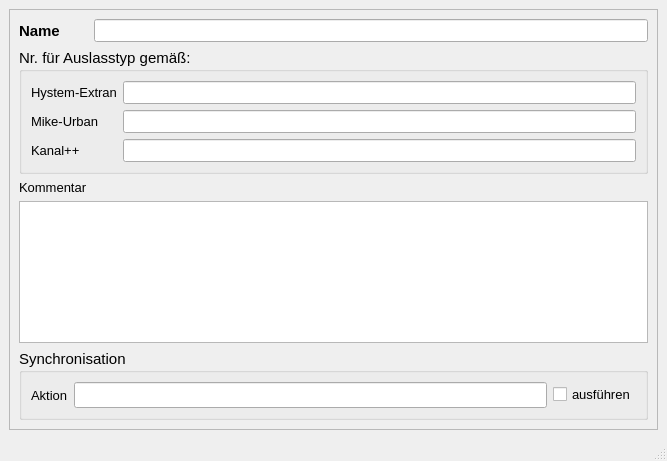
<?xml version="1.0" encoding="UTF-8"?>
<ui version="4.0">
 <class>MainWindow</class>
 <widget class="QMainWindow" name="MainWindow">
  <property name="geometry">
   <rect>
    <x>0</x>
    <y>0</y>
    <width>667</width>
    <height>461</height>
   </rect>
  </property>
  <property name="minimumSize">
   <size>
    <width>290</width>
    <height>360</height>
   </size>
  </property>
  <property name="font">
   <font>
    <family>Tahoma</family>
    <pointsize>10</pointsize>
   </font>
  </property>
  <property name="windowTitle">
   <string>Auslasstyp</string>
  </property>
  <property name="layoutDirection">
   <enum>Qt::LeftToRight</enum>
  </property>
  <widget class="QWidget" name="centralwidget">
   <layout class="QGridLayout" name="gridLayout">
    <item row="0" column="0">
     <widget class="QScrollArea" name="scrollArea">
      <property name="widgetResizable">
       <bool>true</bool>
      </property>
      <widget class="QWidget" name="scrollAreaWidgetContents">
       <property name="geometry">
        <rect>
         <x>0</x>
         <y>0</y>
         <width>643</width>
         <height>411</height>
        </rect>
       </property>
       <layout class="QGridLayout" name="gridLayout_2">
        <item row="0" column="0">
         <widget class="QLabel" name="label_4">
          <property name="font">
           <font>
            <family>Tahoma</family>
            <pointsize>11</pointsize>
            <weight>75</weight>
            <bold>true</bold>
           </font>
          </property>
          <property name="text">
           <string>Name</string>
          </property>
          <property name="alignment">
           <set>Qt::AlignLeading|Qt::AlignLeft|Qt::AlignVCenter</set>
          </property>
         </widget>
        </item>
        <item row="0" column="1">
         <widget class="QLineEdit" name="bezeichnung">
          <property name="toolTip">
           <string>&lt;html&gt;&lt;head/&gt;&lt;body&gt;&lt;p&gt;Eindeutige Bezeichnung&lt;/p&gt;&lt;/body&gt;&lt;/html&gt;</string>
          </property>
          <property name="statusTip">
           <string>Eindeutige Bezeichnung</string>
          </property>
          <property name="text">
           <string/>
          </property>
         </widget>
        </item>
        <item row="1" column="0" colspan="2">
         <widget class="QGroupBox" name="groupBox_3">
          <property name="font">
           <font>
            <family>Tahoma</family>
            <pointsize>11</pointsize>
           </font>
          </property>
          <property name="title">
           <string>Nr. für Auslasstyp gemäß:</string>
          </property>
          <layout class="QGridLayout" name="gridLayout_3">
           <item row="0" column="0">
            <widget class="QLabel" name="label">
             <property name="font">
              <font>
               <family>Tahoma</family>
               <pointsize>10</pointsize>
              </font>
             </property>
             <property name="text">
              <string>&lt;html&gt;&lt;head/&gt;&lt;body&gt;&lt;p&gt;Hystem-Extran&lt;/p&gt;&lt;/body&gt;&lt;/html&gt;</string>
             </property>
             <property name="alignment">
              <set>Qt::AlignLeading|Qt::AlignLeft|Qt::AlignVCenter</set>
             </property>
            </widget>
           </item>
           <item row="0" column="1">
            <widget class="QLineEdit" name="he_nr">
             <property name="enabled">
              <bool>true</bool>
             </property>
             <property name="font">
              <font>
               <family>Tahoma</family>
               <pointsize>10</pointsize>
              </font>
             </property>
             <property name="toolTip">
              <string>&lt;html&gt;&lt;head/&gt;&lt;body&gt;&lt;p&gt;Interne Nr., siehe HE-Editor: Hilfe &amp;gt; Aufzählungen: &amp;quot;Auslass-Typ&amp;quot;&lt;/p&gt;&lt;/body&gt;&lt;/html&gt;</string>
             </property>
             <property name="statusTip">
              <string>Interne Nr., siehe HE-Editor: Hilfe &gt; Aufzählungen: &quot;Auslass-Typ&quot;</string>
             </property>
             <property name="layoutDirection">
              <enum>Qt::RightToLeft</enum>
             </property>
             <property name="autoFillBackground">
              <bool>false</bool>
             </property>
             <property name="text">
              <string/>
             </property>
             <property name="frame">
              <bool>true</bool>
             </property>
            </widget>
           </item>
           <item row="1" column="0">
            <widget class="QLabel" name="label_2">
             <property name="font">
              <font>
               <family>Tahoma</family>
               <pointsize>10</pointsize>
              </font>
             </property>
             <property name="text">
              <string>Mike-Urban</string>
             </property>
             <property name="alignment">
              <set>Qt::AlignLeading|Qt::AlignLeft|Qt::AlignVCenter</set>
             </property>
            </widget>
           </item>
           <item row="1" column="1">
            <widget class="QLineEdit" name="mu_nr">
             <property name="enabled">
              <bool>true</bool>
             </property>
             <property name="font">
              <font>
               <family>Tahoma</family>
               <pointsize>10</pointsize>
              </font>
             </property>
             <property name="toolTip">
              <string>&lt;html&gt;&lt;head/&gt;&lt;body&gt;&lt;p&gt;Nr. des Auslasstyps entspr. Mike Urban&lt;/p&gt;&lt;/body&gt;&lt;/html&gt;</string>
             </property>
             <property name="statusTip">
              <string>Nr. des Auslasstyps entspr. Mike Urban</string>
             </property>
             <property name="layoutDirection">
              <enum>Qt::RightToLeft</enum>
             </property>
             <property name="autoFillBackground">
              <bool>false</bool>
             </property>
             <property name="text">
              <string/>
             </property>
             <property name="frame">
              <bool>true</bool>
             </property>
            </widget>
           </item>
           <item row="2" column="0">
            <widget class="QLabel" name="label_3">
             <property name="font">
              <font>
               <family>Tahoma</family>
               <pointsize>10</pointsize>
              </font>
             </property>
             <property name="text">
              <string>Kanal++</string>
             </property>
             <property name="alignment">
              <set>Qt::AlignLeading|Qt::AlignLeft|Qt::AlignVCenter</set>
             </property>
            </widget>
           </item>
           <item row="2" column="1">
            <widget class="QLineEdit" name="kp_nr">
             <property name="font">
              <font>
               <family>Tahoma</family>
               <pointsize>10</pointsize>
              </font>
             </property>
             <property name="toolTip">
              <string>&lt;html&gt;&lt;head/&gt;&lt;body&gt;&lt;p&gt;Nr. des Auslasstyps entspr. Kanal++&lt;/p&gt;&lt;/body&gt;&lt;/html&gt;</string>
             </property>
             <property name="statusTip">
              <string>Nr. des Auslasstyps entspr. Kanal++</string>
             </property>
             <property name="text">
              <string/>
             </property>
            </widget>
           </item>
          </layout>
         </widget>
        </item>
        <item row="2" column="0">
         <widget class="QLabel" name="label_15">
          <property name="text">
           <string>Kommentar</string>
          </property>
         </widget>
        </item>
        <item row="3" column="0" colspan="2">
         <widget class="QTextEdit" name="kommentar">
          <property name="minimumSize">
           <size>
            <width>0</width>
            <height>0</height>
           </size>
          </property>
          <property name="toolTip">
           <string>&lt;html&gt;&lt;head/&gt;&lt;body&gt;&lt;p&gt;Platz für zusätzliche Kommentare&lt;/p&gt;&lt;/body&gt;&lt;/html&gt;</string>
          </property>
          <property name="statusTip">
           <string>Platz für zusätzliche Kommentare</string>
          </property>
         </widget>
        </item>
        <item row="4" column="0" colspan="2">
         <widget class="QGroupBox" name="groupBox_sync">
          <property name="font">
           <font>
            <family>Tahoma</family>
            <pointsize>11</pointsize>
           </font>
          </property>
          <property name="title">
           <string>Synchronisation</string>
          </property>
          <layout class="QGridLayout" name="gridLayout_4">
           <item row="0" column="0">
            <widget class="QLabel" name="label_19">
             <property name="font">
              <font>
               <family>Tahoma</family>
               <pointsize>10</pointsize>
              </font>
             </property>
             <property name="text">
              <string>Aktion</string>
             </property>
            </widget>
           </item>
           <item row="0" column="1">
            <widget class="QLineEdit" name="aktion">
             <property name="toolTip">
              <string>&lt;html&gt;&lt;head/&gt;&lt;body&gt;&lt;p&gt;Maßnahme zur Synchronisation&lt;/p&gt;&lt;/body&gt;&lt;/html&gt;</string>
             </property>
             <property name="statusTip">
              <string>Maßnahme zur Synchronisation</string>
             </property>
            </widget>
           </item>
           <item row="0" column="2">
            <widget class="QCheckBox" name="status">
             <property name="font">
              <font>
               <family>Tahoma</family>
               <pointsize>10</pointsize>
              </font>
             </property>
             <property name="toolTip">
              <string>Synchronisation aktivieren</string>
             </property>
             <property name="statusTip">
              <string>Synchronisation aktivieren</string>
             </property>
             <property name="text">
              <string>ausführen</string>
             </property>
            </widget>
           </item>
          </layout>
         </widget>
        </item>
       </layout>
      </widget>
     </widget>
    </item>
   </layout>
  </widget>
  <widget class="QStatusBar" name="statusbar"/>
 </widget>
 <tabstops>
  <tabstop>bezeichnung</tabstop>
  <tabstop>he_nr</tabstop>
  <tabstop>mu_nr</tabstop>
  <tabstop>kp_nr</tabstop>
 </tabstops>
 <resources/>
 <connections/>
</ui>
